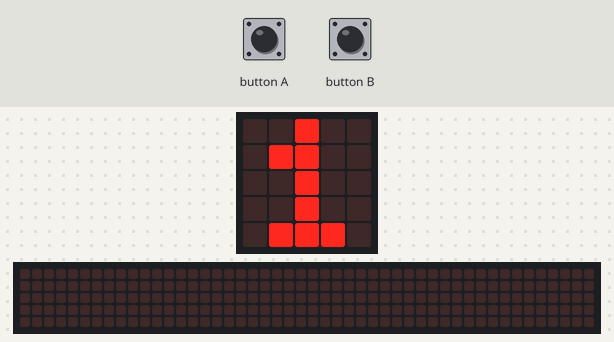
This program was run on a simulated BBC micro:bit (MakeCode). On the bench: the board's 5×5 LED display, a strip that is not on the board, showing the scrolling text unrolled. Inputs (shaded band) come from the test bench. The 48×5 strip is a reading aid, not a part: it shows the text the display is scrolling, unrolled, one strip-width of it at a time.

Above: at 1.9 s.
2.0 s: button A pressed for 0.15 s
At 2.6 s:
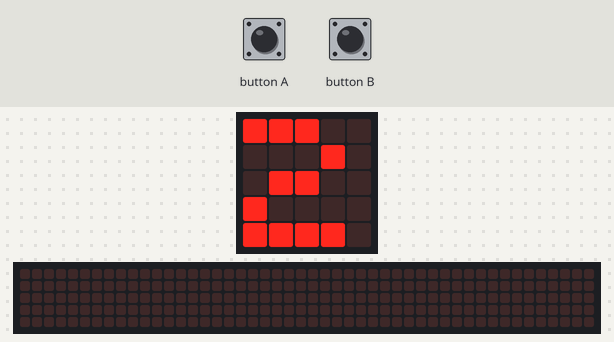
5.1 s: button B pressed for 0.15 s
At 9.87 s:
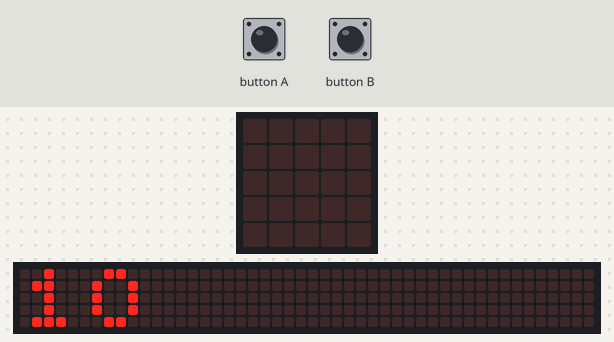
At 10.4 s:
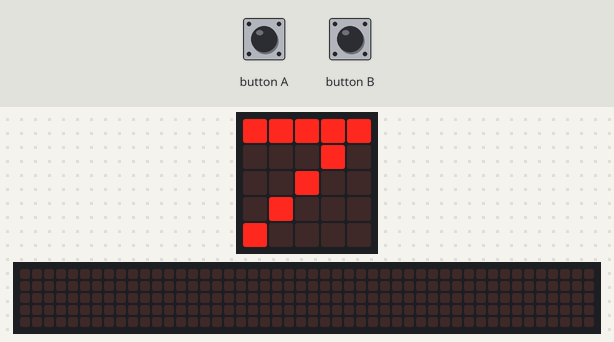
Timing chart, 0 to 11.9 s (numbered marks = the images above; inputs shaded):
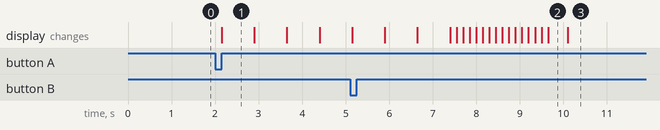

The program:

main.ts
```typescript
input.onButtonPressed(Button.A, function () {
    while (nb < 10) {
        nb += 1
        basic.showNumber(nb)
    }
})
input.onButtonPressed(Button.B, function () {
    if (nb < 10) {
        nb += 1
        basic.showNumber(nb)
    }
})
let nb = 0
nb = 1
basic.showNumber(nb)
basic.forever(function () {

})
```

test.ts
```typescript
// les tests vont ici ; cela ne sera pas compilé si ce paquet est utilisé en tant qu'extension.
```

Measured:
- after the input at 2.0 s, the display: changes after 0.15 s (image 1)
- what the display in image 1 shows lasts 0.7 s, from 2.2 s to 2.9 s
- what the display in image 2 shows lasts 0.4 s, from 9.7 s to 10.1 s
